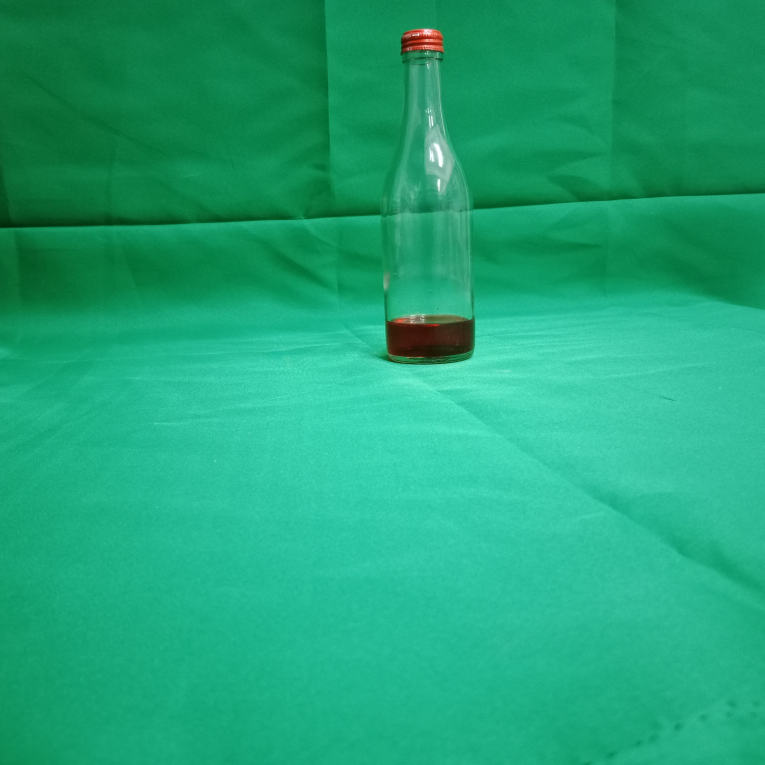
#> input picture LAB 4/data-lab04/50mL/IMG_20240214_101104.jpg, 3060 x 3060 px (shown at 1/4 size); its folder holds 4 pictures in this run
$ python Badilles_Lescano_lab04.py
#> lines starting #> are read from the running program, lines starting #| are printed output that depends on the picture; after the words box and inside, x2 and y2 are one past the last pixel; in counts of white or black regions, pixels touching at a corner belong together
import cv2
import numpy as np
import os
from sklearn.linear_model import LinearRegression
from sklearn.preprocessing import StandardScaler
from sklearn.pipeline import make_pipeline
import matplotlib.pyplot as plt
import imutils

# ------------------------------------------------------------------------------ GLOBAL VARIABLES
KERNEL_SIZE_BLUR = (7, 7)
THRESHOLD_VALUE = 50
MAX_VALUE = 255
KERNEL_SIZE_MORPH = (5, 5)

# ------------------------------------------------------------------------------ LOAD IMAGES
def load_images(images_folder):

#> called with images_folder = 'data-lab04/50mL'
    loaded_images = []

    for img in os.listdir(images_folder):                                         # access each image within each folder
        if img.lower().endswith('.jpg'):
            image_path = os.path.join(images_folder, img)                         # generate the exact path of each image; sample-output: data-lab04/100mL/IMG_20240214_101231.jpg
            image = cv2.imread(image_path, cv2.IMREAD_COLOR)
#> image is the input picture: shape (3060, 3060, 3); mean B, G, R 119.9, 165, 30.7

            if image is not None:
                image = cv2.resize(image, (500, 500))
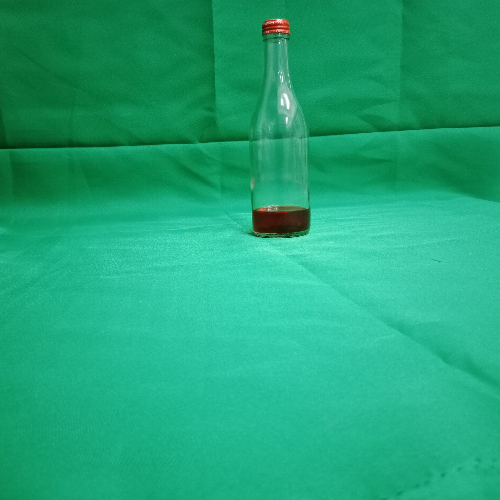
#> image: shape (500, 500, 3); mean B, G, R 119.8, 164.9, 30.5
                loaded_images.append(image)

    return loaded_images

# ------------------------------------------------------------------------------ PROCESS IMAGES
def process_image(img):

    gray_image = cv2.cvtColor(img, cv2.COLOR_BGR2GRAY)                            # convert the input image to grayscale
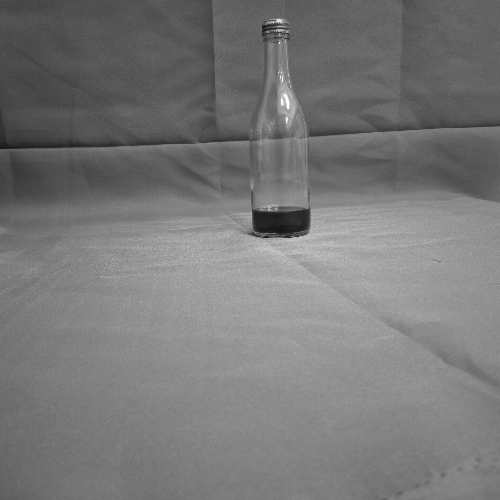
#> gray_image: shape (500, 500); min 19, max 253, mean 119.6

    blurred_image = cv2.GaussianBlur(gray_image, KERNEL_SIZE_BLUR, 0)             # apply Gaussian Blur to the grayscale image to smooth it out and reduce noise

    _, binary_image = cv2.threshold(blurred_image, THRESHOLD_VALUE, MAX_VALUE, cv2.THRESH_BINARY_INV)         # perform inverse binary thresholding
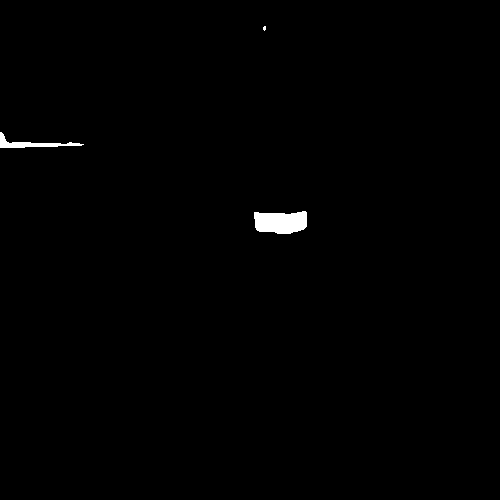
#> binary_image: shape (500, 500); 0.57% white; 3 white regions (1 under 20 px), largest, box (x1, y1, x2, y2) and area: (254, 211, 307, 234) 1010, (0, 132, 84, 148) 401

    structuring_element = cv2.getStructuringElement(cv2.MORPH_RECT, KERNEL_SIZE_MORPH)                        # create a rectangular structuring element for morphological operations

    cleaned_image = cv2.morphologyEx(binary_image, cv2.MORPH_OPEN, structuring_element)                       # apply morphological opening to the binary image
#> cleaned_image: shape (500, 500); 0.49% white; 2 white regions

    contours = cv2.findContours(cleaned_image.copy(), cv2.RETR_EXTERNAL, cv2.CHAIN_APPROX_SIMPLE)             # find contours in the cleaned binary image; extract outlines
#> contours = 2 contours; box (x1, y1, x2, y2) and area: (254, 212, 307, 234) 938, (0, 133, 31, 148) 180
    contours = imutils.grab_contours(contours)                                    # extract actual list of contours

    if contours:                                                                  # determine the largest contour by area
        largest_contour = max(contours, key=cv2.contourArea)                      # find the largest contour
#> largest_contour = contour of 32 points, box (x1, y1, x2, y2) (254, 212, 307, 234), area 938
        x, y, width, height = cv2.boundingRect(largest_contour)                   # calculates the bounding rectangle around the largest contour
#> x = 254; y = 212; width = 53; height = 22
        contour_area = width * height                                             # solve for contour area
#> contour_area = 1166
        return contour_area, height                                               # return the area and height of the largest contour

    return 0, 0

# ------------------------------------------------------------------------------ GUESS VOLUMES
def guess_volumes(guess_paths, volume_predictor):

    num_subfolders = len(guess_paths)

    fig, axs = plt.subplots(1, num_subfolders, figsize=(5 * num_subfolders, 5))   # create array of subplots

    for ax, guess_path in zip(axs, guess_paths):
        guess_images = load_images(guess_path)                                    # load the images from the guess folder
        guess_features = [process_image(img) for img in guess_images]             # extract features every image from the guess folder
        guess_features = np.array(guess_features).reshape(-1, 2)                  # reshape to ensure it's a 2D array

        if guess_images:
            predicted_volumes = volume_predictor.predict(guess_features)          # use the trained model to predict the volumes based on the extracted features
            average_volume = np.mean(predicted_volumes)                           # computes for the average predicted volumes

            ax.imshow(cv2.cvtColor(guess_images[0], cv2.COLOR_BGR2RGB))           # display first image
            ax.set_title(f"Subfolder {os.path.basename(guess_path)}\nAvg. Volume: {average_volume:.2f}mL")
            ax.axis('off')
        else:
            ax.axis('off')
            ax.set_title(f"No images in Subfolder {os.path.basename(guess_path)}")

    plt.tight_layout()
    plt.show()


# ------------------------------------------------------------------------------ MAIN
def main():
    sample_labels = [
        '50mL',
        '100mL',
        '150mL',
        '200mL',
        '250mL',
        '300mL',
        '350mL'
    ]
    sample_paths = [
        'data-lab04/50mL',
        'data-lab04/100mL',
        'data-lab04/150mL',
        'data-lab04/200mL',
        'data-lab04/250mL',
        'data-lab04/300mL',
        'data-lab04/350mL'
    ]
    guess_paths = [
        'data-lab04/guess/A',
        'data-lab04/guess/B',
        'data-lab04/guess/C'
    ]

    features = []
    volume_labels = []

    for label, path in zip(sample_labels, sample_paths):
        loaded_images = load_images(path)                                         # load images from the current folder
        processed_images = [process_image(img) for img in loaded_images]          # extract features from the images
#> in process_image (call 2), `_, binary_image = cv2.threshold(blurred_image, THRESHOLD_VALUE, MAX_VA..`: binary_image: shape (500, 500); 0.57% white; 3 white regions (1 under 20 px), largest, box (x1, y1, x2, y2) and area: (254, 211, 307, 234) 1007, (0, 132, 85, 148) 411
#> in process_image (call 2), `cleaned_image = cv2.morphologyEx(binary_image, cv2.MORPH_OPEN, structu..`: cleaned_image: shape (500, 500); 0.49% white; 2 white regions
#> in process_image (call 2), `contours = cv2.findContours(cleaned_image.copy(), cv2.RETR_EXTERNAL, c..`: contours = 2 contours; box (x1, y1, x2, y2) and area: (254, 212, 307, 234) 933, (0, 132, 32, 148) 192
#> in process_image (call 3), `_, binary_image = cv2.threshold(blurred_image, THRESHOLD_VALUE, MAX_VA..`: binary_image: shape (500, 500); 0.57% white; 3 white regions (1 under 20 px), largest, box (x1, y1, x2, y2) and area: (254, 211, 307, 234) 1006, (0, 132, 85, 148) 407
#> in process_image (call 3), `cleaned_image = cv2.morphologyEx(binary_image, cv2.MORPH_OPEN, structu..`: cleaned_image: shape (500, 500); 0.49% white; 2 white regions
#> in process_image (call 3), `contours = cv2.findContours(cleaned_image.copy(), cv2.RETR_EXTERNAL, c..`: contours = 2 contours; box (x1, y1, x2, y2) and area: (254, 212, 307, 234) 936, (0, 132, 31, 148) 185
#> in process_image (call 4), `_, binary_image = cv2.threshold(blurred_image, THRESHOLD_VALUE, MAX_VA..`: binary_image: shape (500, 500); 0.57% white; 3 white regions (1 under 20 px), largest, box (x1, y1, x2, y2) and area: (254, 211, 307, 234) 1008, (0, 133, 85, 149) 399
#> in process_image (call 4), `cleaned_image = cv2.morphologyEx(binary_image, cv2.MORPH_OPEN, structu..`: cleaned_image: shape (500, 500); 0.49% white; 2 white regions
#> in process_image (call 4), `contours = cv2.findContours(cleaned_image.copy(), cv2.RETR_EXTERNAL, c..`: contours = 2 contours; box (x1, y1, x2, y2) and area: (254, 212, 307, 234) 933, (0, 133, 30, 148) 174
        features.extend(processed_images)                                         # append to features list for every iteration
        volume_labels.extend([int(label[:-2])] * len(processed_images))           # make sure volume labels are according to the images

    features = np.array(features)                                                 # convert features to a 2D array

    volume_predictor = make_pipeline(StandardScaler(), LinearRegression())
    volume_predictor.fit(features, volume_labels)

    guess_volumes(guess_paths, volume_predictor)

if __name__ == "__main__":
#> (the run stopped early here; a loop or call above may not have finished)
